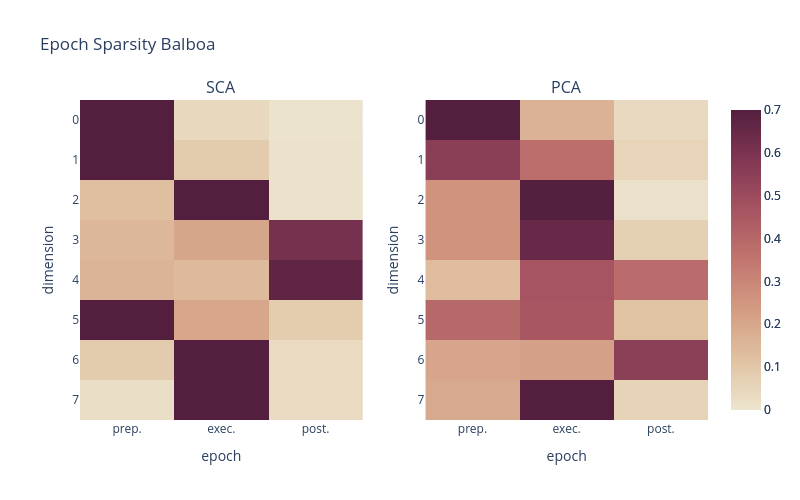

Notebook code for this chart:
### Code cell
# plot results
zMin = 0
zMax = 0.7

# initialize a figure
fig = make_subplots(rows=1,cols = 2,shared_xaxes = False,shared_yaxes = False,horizontal_spacing = 0.1, subplot_titles = ['SCA','PCA'])

# sca first
htPlt = go.Heatmap(go.Heatmap(z = fractOcc_sca,zmin = zMin, zmax = zMax, colorscale = 'Brwnyl'))
fig.add_trace(htPlt, row=1, col=1)

# pca
htPlt = go.Heatmap(go.Heatmap(z = fractOcc_pca,zmin = zMin, zmax = zMax, colorscale = 'Brwnyl'))
fig.add_trace(htPlt, row=1, col=2)

fig.update_yaxes(autorange = 'reversed',title = 'dimension')
fig.update_xaxes(title = 'epoch',tickmode = 'array',
                 tickvals = [0,1,2],
                 ticktext = ['prep.','exec.','post.'])

fig.update_layout(width = 800,height = 500,title = 'Epoch Sparsity ' + monkName)

# save figure
#fig.write_image(figDir + monkName + '_SCAPCA_' + str(R_est) + 'dims_epochSparsityMap.pdf')
#fig.show()

### Figure 1 — Plotly figure (JSON) as saved in the notebook; plotly's stock layout.template omitted (floating-point values rounded to 4 significant figures)
{"data": [{"colorscale": [[0, "rgb(237, 229, 207)"], [0.1667, "rgb(224, 194, 162)"], [0.3333, "rgb(211, 156, 131)"], [0.5, "rgb(193, 118, 111)"], [0.6667, "rgb(166, 84, 97)"], [0.8333, "rgb(129, 55, 83)"], [1, "rgb(84, 31, 63)"]], "type": "heatmap", "xaxis": "x", "yaxis": "y", "z": [[0.9369, 0.04481, 0.006908], [0.8901, 0.08685, 0.01097], [0.1248, 0.8523, 0.01209], [0.1519, 0.2036, 0.6123], [0.1594, 0.1405, 0.67], [0.7015, 0.2017, 0.08312], [0.0878, 0.8569, 0.03541], [0.02287, 0.9113, 0.03516]], "zmax": 0.7, "zmin": 0}, {"colorscale": [[0, "rgb(237, 229, 207)"], [0.1667, "rgb(224, 194, 162)"], [0.3333, "rgb(211, 156, 131)"], [0.5, "rgb(193, 118, 111)"], [0.6667, "rgb(166, 84, 97)"], [0.8333, "rgb(129, 55, 83)"], [1, "rgb(84, 31, 63)"]], "type": "heatmap", "xaxis": "x2", "yaxis": "y2", "z": [[0.7829, 0.1651, 0.03894], [0.5505, 0.3759, 0.05763], [0.2623, 0.6987, 0.01578], [0.2599, 0.6515, 0.0705], [0.1341, 0.4682, 0.3844], [0.3962, 0.4607, 0.114], [0.2045, 0.22, 0.5479], [0.193, 0.7031, 0.06042]], "zmax": 0.7, "zmin": 0}], "layout": {"annotations": [{"font": {"size": 16}, "showarrow": false, "text": "SCA", "x": 0.225, "xanchor": "center", "xref": "paper", "y": 1, "yanchor": "bottom", "yref": "paper"}, {"font": {"size": 16}, "showarrow": false, "text": "PCA", "x": 0.775, "xanchor": "center", "xref": "paper", "y": 1, "yanchor": "bottom", "yref": "paper"}], "height": 500, "title": {"text": "Epoch Sparsity Balboa"}, "width": 800, "xaxis": {"anchor": "y", "domain": [0, 0.45], "tickmode": "array", "ticktext": ["prep.", "exec.", "post."], "tickvals": [0, 1, 2], "title": {"text": "epoch"}}, "xaxis2": {"anchor": "y2", "domain": [0.55, 1], "tickmode": "array", "ticktext": ["prep.", "exec.", "post."], "tickvals": [0, 1, 2], "title": {"text": "epoch"}}, "yaxis": {"anchor": "x", "autorange": "reversed", "domain": [0, 1], "title": {"text": "dimension"}}, "yaxis2": {"anchor": "x2", "autorange": "reversed", "domain": [0, 1], "title": {"text": "dimension"}}}}
